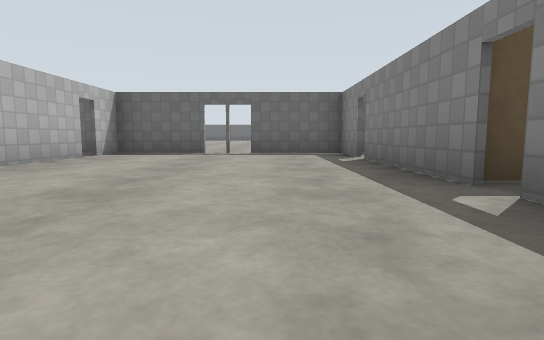
view 1 (above)

13 first-person views from a walk through a Gazebo world. The camera is 0.72 m above the floor, tilts 6° down and sees 80° across. The floor is counted in squares, 2 m on a side. Each view is taken from the middle of a square. On the plan, view 1 faces up. The plan holds only what a view shows up to about 9 squares ahead; the rest is blank. The place goes on beyond the plan. Simple patterns stand in for the simulator's built-in surfaces.

view 2
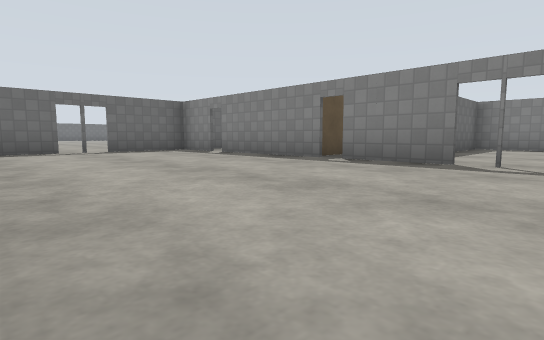

view 3
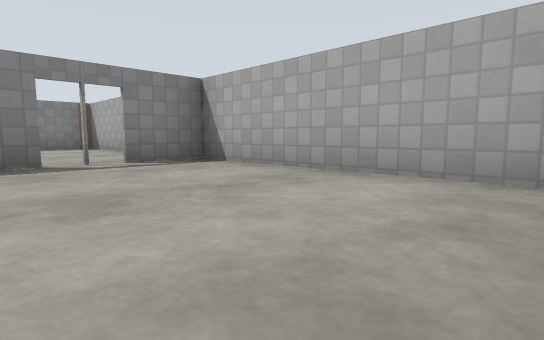

view 4
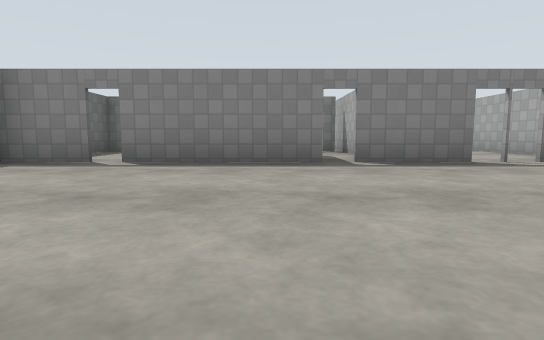

view 5
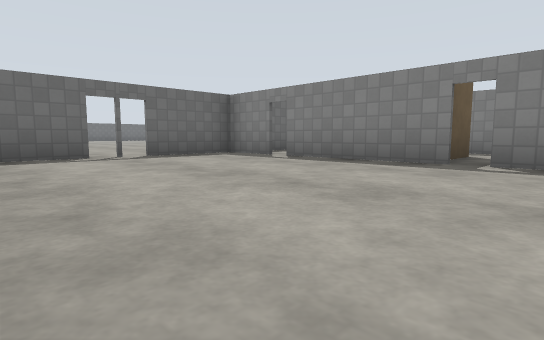

view 6
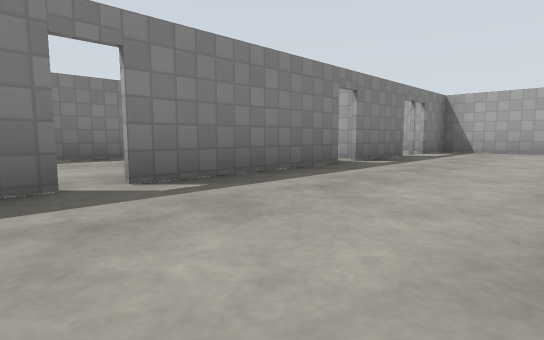

view 7
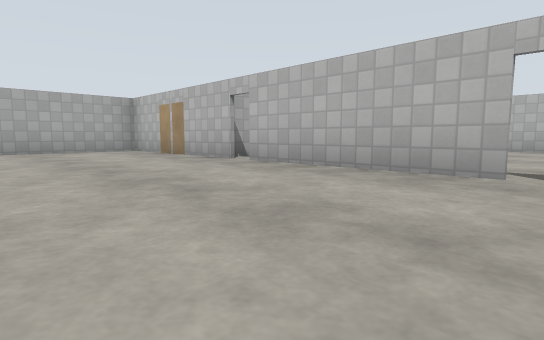

view 8
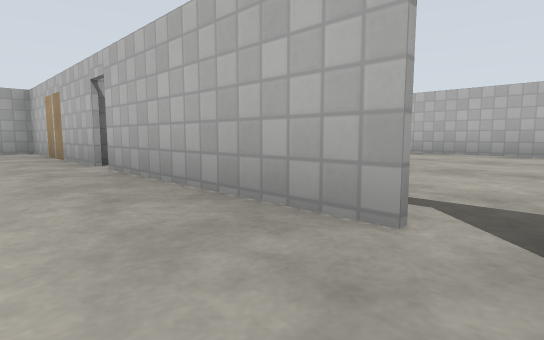

view 9
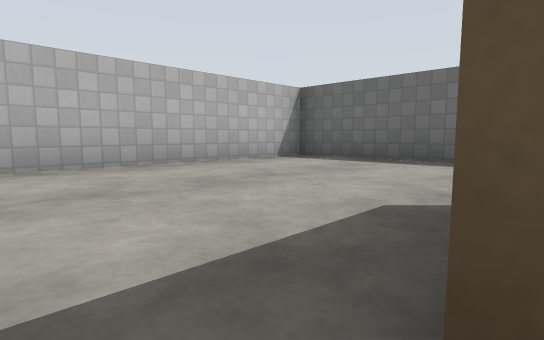

view 10
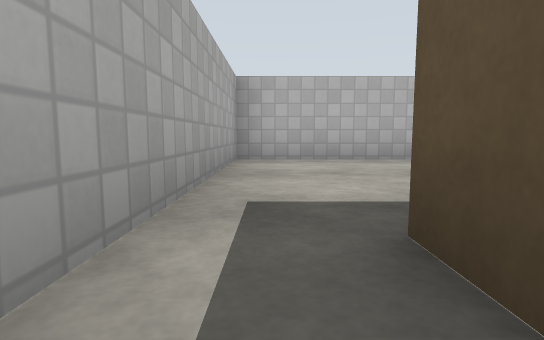

view 11
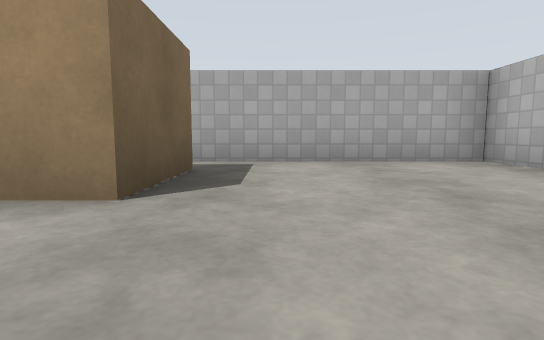

view 12
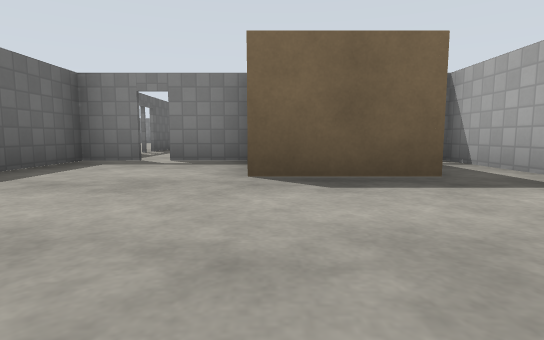

view 13
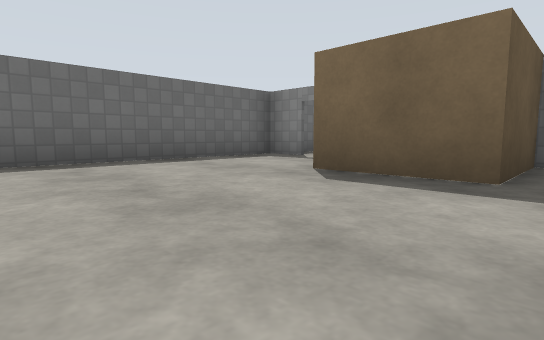

### Floor plan
Ten units are one square. View 1 is at (0, 0); x grows to the right and y downward. Boxes are objects, and circles mark ways between rooms. Rooms are numbered by the first view taken in them; rooms with no view inside come last. Other rooms are left out.
<svg viewBox="-95 -75 170 99">
<path fill="none" stroke="#000" d="M-32 -19 -32 19 15 19M14 -25 14 -51M14 -2 14 -19M-32 -55 -32 -25M14 -55 14 -67M14 19 14 6M-13 -68 -30 -68M11 -68 -4 -68M-32 -69 -32 -59M-33 -42 -33 -55M-32 -25 -51 -25 -51 -42 -44 -42M-33 -59 -33 -69M-30 -68 -90 -67 -90 -15 -32 -15M15 19 70 19 70 -13 53 -13M45 -46 45 -68 11 -68M34 -25 14 -25M45 -24 45 -46M18 -15 54 -15"/>
<circle cx="-30" cy="-20" r="3" fill="#2a7"/>
<circle cx="-30" cy="-60" r="3" fill="#2a7"/>
<circle cx="15" cy="5" r="3" fill="#2a7"/>
<circle cx="15" cy="-50" r="3" fill="#2a7"/>
<circle cx="15" cy="-20" r="3" fill="#2a7"/>
<circle cx="40" cy="-50" r="3" fill="#2a7"/>
<text x="-10" y="-20">1</text>
<text x="-60" y="-40">2</text>
<text x="40" y="0">3</text>
<text x="30" y="-60">4</text>
<text x="40" y="-30">5</text>
</svg>
Room 1 opens to room 2. Room 1 opens to room 3. Room 1 opens to room 4. Room 1 opens to room 5. Room 4 opens to room 5.

Where each view was taken, in squares from view 1:
view 1: 0 up, 0 right, facing up
view 2: 1 down, 3 left, facing up-right
view 3: 1 up, 3 left, facing down-right
view 4: 3 up, 3 left, facing right
view 5: 1 up, 3 left, facing up-right
view 6: 6 up, 1 left, facing down-right
view 7: 6 up, 0 right, facing down-left
view 8: 6 up, 2 left, facing down-left
view 9: 2 up, 5 left, facing up-left
view 10: 2 up, 4 left, facing left
view 11: 6 up, 6 left, facing down
view 12: 4 up, 8 left, facing right
view 13: 2 up, 8 left, facing up-right
